Frame 1 (no input): blank canvas, image omitted
Frame 60 (no input): blank canvas, image omitted
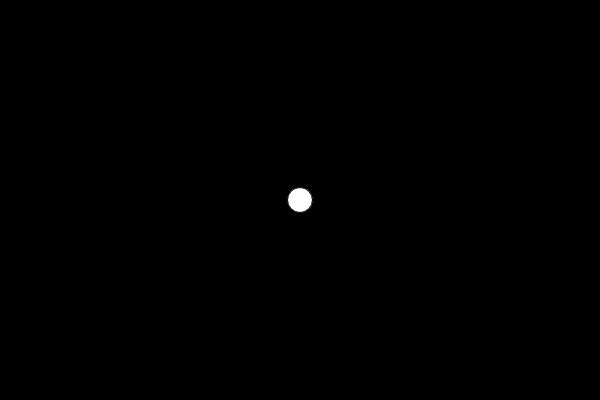
Frame 120 (the mouse pressed at the canvas centre since frame 60)

The p5.js sketch whose frames 1 and 60 were blank and that drew this single picture after the mouse press (run headless with seeded random() and noise() and a simulated clock; from frame 60 on, the mouse is pressed at the canvas centre):

// p5.js sketch
// ── sketch.js
var party =25;
var r=20;
var g=150;
var b=60;

function setup() {
  createCanvas(600, 400);
  background(0);
}
function draw() {
  fill('r, g, b')
  if(mouseIsPressed){
    ellipse(mouseX, mouseY, party, party);
  }
  }

// ── index2.html
<!Doctype html>
<html>
  <head>
    <meta charset="utf-8">
    <title> weekly assignment </title>
    <title> page title </title>
  </head>

  <body>
    <header>
      <h1>design &amp; authoring for interactive media
    </header>

      <p class="tag-line">
        welcome to cg221. your weekly assignments will be posted here.
      </p>
        <li>
          <h2>week 1 - February 1, 2017</h2>
          <a href="mfil.html" My favorite Internet</a>
        </li>
        <li>
          <h2>week 2 - February 8, 2017</h2>
          <a href="mfil.html" My favorite Internet</a>
    <h1> my new website </h1>
    <p> Hi my name is Jourdel Grant. I am a fine arts major heading towards computer animation in the fall of 2017. I enjoy video games, drawing, and just about anything related to Disney. Thank You. </p>
  </body>
</html>

// ── mfi1.html
<!doctype html>
<html>
<header> Paintschainer is a site made to color your pictures for you with the greatest of ease </header>
<a> https://paintschainer.preferred.tech/ </a>
</html>

// ── style.css
body {
    background-color: powderblue;
}
h1 {
    color: blue;
}
p {
    color: red;
}
.container {
    max-width: 800px
    margin:auto;
}
